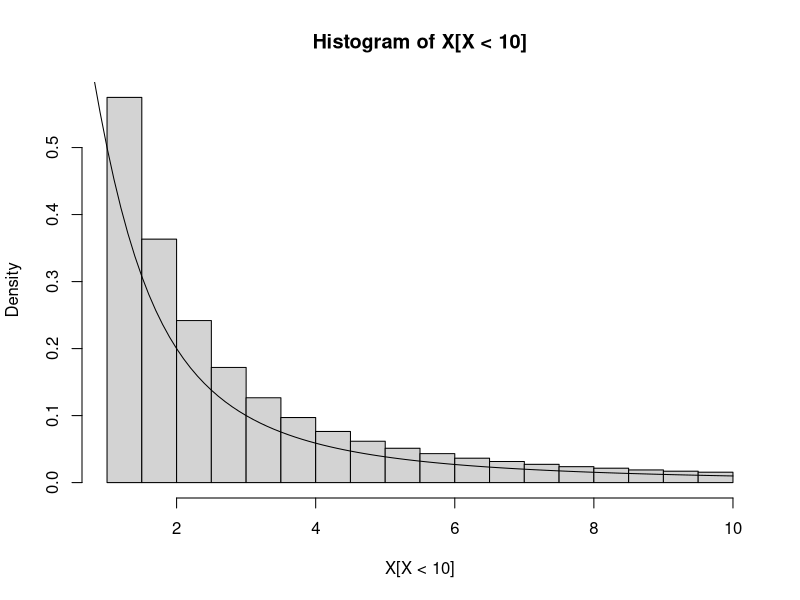

This chart was generated by the following R code:
fun <- function(){
  k <- 0
  success <- FALSE
  while (!success) {
    k <- k + 1
    y <- runif(1)
    x <- 1/y
    u <- runif(1)
    
    success <- (u > 1/(1+x^2))
  }
  
  return(x)
}
N <- 10^6
X <- numeric(N)

for (i in 1:N) {
  X[i] <- fun()
}

hist(X[X<10],prob=TRUE)
curve(1/(x^2+1), from=0,to=10,add=TRUE)